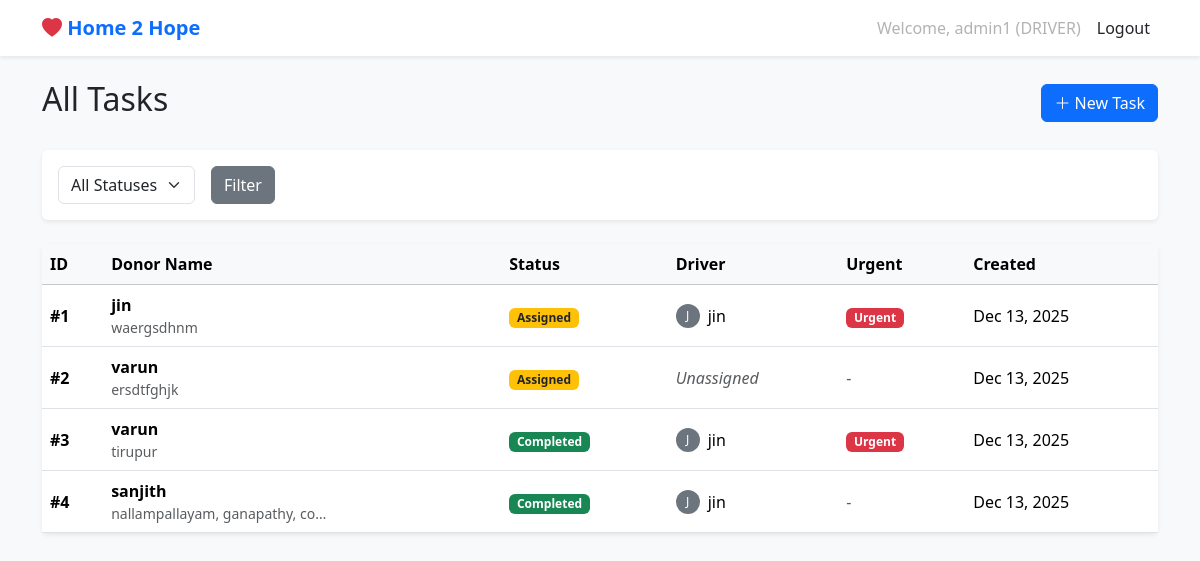
The page /tasks/ (signed in) on the database as committed earlier.
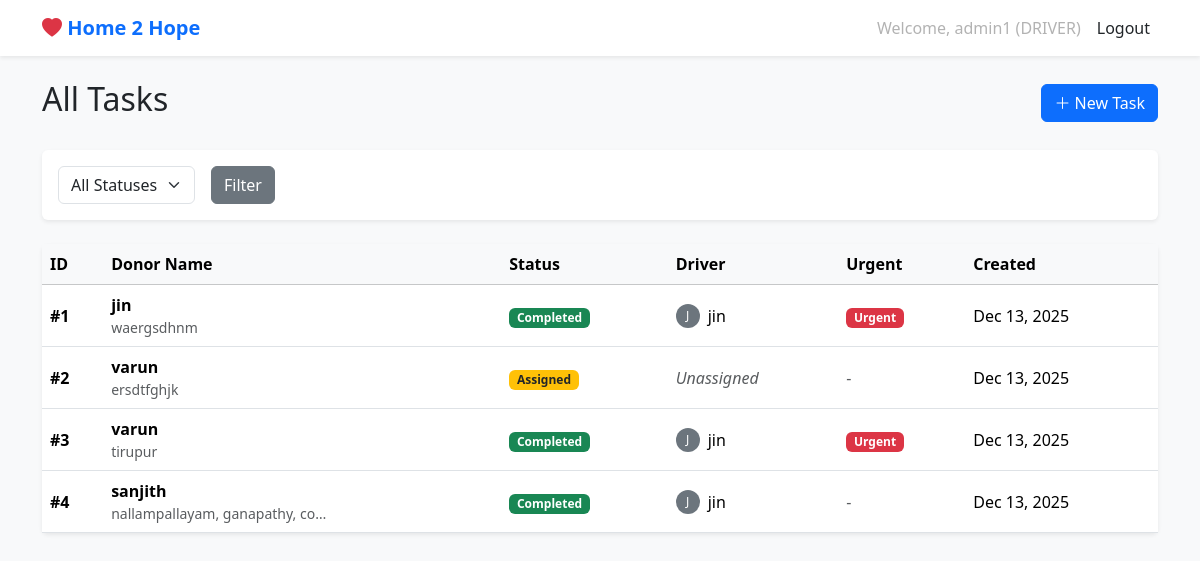
The same page on the database as committed later.
### core/models.py (models this page shows, shortened)
class Task(models.Model):
    STATUS_ASSIGNED = 'ASSIGNED'
    STATUS_IN_PROGRESS = 'IN_PROGRESS'
    STATUS_COMPLETED = 'COMPLETED'
    STATUS_CHOICES = [
        (STATUS_ASSIGNED, 'Assigned'),
        (STATUS_IN_PROGRESS, 'In Progress'),
        (STATUS_COMPLETED, 'Completed'),
    ]
    donor_name = models.CharField(max_length=255)
    address = models.TextField()
    phone_numbers = models.CharField(max_length=255, help_text="Comma-separated phone numbers")
    location_link = models.URLField(max_length=500, help_text="Google Maps Share Link")
    CATEGORY_CHOICES = [
        ('FURNITURE', 'Furniture'),
        ('CLOTHES', 'Clothes'),
        ('ELECTRONICS', 'Electronics'),
        ('FOOD', 'Food'),
        ('BOOKS', 'Books'),
        ('OTHER', 'Other'),
    ]
    category = models.CharField(max_length=50, choices=CATEGORY_CHOICES, default='OTHER')
    is_urgent = models.BooleanField(default=False)
    assigned_to = models.ForeignKey(User, on_delete=models.SET_NULL, null=True, blank=True, related_name='assigned_tasks')
    created_by = models.ForeignKey(User, on_delete=models.CASCADE, related_name='created_tasks')
    status = models.CharField(max_length=20, choices=STATUS_CHOICES, default=STATUS_ASSIGNED)
    created_at = models.DateTimeField(auto_now_add=True)
    updated_at = models.DateTimeField(auto_now=True)
    completed_at = models.DateTimeField(null=True, blank=True)
    visitor_form_filled = models.BooleanField(default=False)
    trust_notice_given = models.BooleanField(default=False)

class User(AbstractUser):
    ROLE_ADMIN = 'ADMIN'
    ROLE_DRIVER = 'DRIVER'
    ROLE_CHOICES = [
        (ROLE_ADMIN, 'Admin'),
        (ROLE_DRIVER, 'Driver'),
    ]
    role = models.CharField(max_length=10, choices=ROLE_CHOICES, default=ROLE_DRIVER)
    phone_number = models.CharField(max_length=20, blank=True)

### core/views.py (the view)
# urls.py: path('tasks/', views.TaskListView.as_view(), name='task_list'),
class TaskListView(AdminRequiredMixin, ListView):
    model = Task
    template_name = 'core/task_list.html'
    context_object_name = 'tasks'
    paginate_by = 10
    def get_queryset(self):
        queryset = super().get_queryset()
        status = self.request.GET.get('status')
        filter_type = self.request.GET.get('filter')
        if status:
            queryset = queryset.filter(status=status)
        if filter_type == 'pending':
            queryset = queryset.exclude(status='COMPLETED')
        elif filter_type == 'urgent':
            queryset = queryset.filter(is_urgent=True)
        elif filter_type == 'completed':
            queryset = queryset.filter(status='COMPLETED')
        return queryset.order_by('-created_at')
    def get_context_data(self, **kwargs):
        context = super().get_context_data(**kwargs)
        status = self.request.GET.get('status')
        context['is_assigned'] = (status == 'ASSIGNED')
        context['is_in_progress'] = (status == 'IN_PROGRESS')
        context['is_completed'] = (status == 'COMPLETED')
        return context

### core/views.py (called while the page is built)
    def test_func(self):
        return self.request.user.is_authenticated and (self.request.user.role == 'ADMIN' or self.request.user.is_superuser)

### templates/core/task_list.html (shortened to what this page needs)
{% extends 'base.html' %}
{% block content %}
<div class="d-flex justify-content-between align-items-center mb-4">
    <h2>All Tasks</h2>
    <a href="{% url 'task_create' %}" class="btn btn-primary"><i class="bi bi-plus-lg"></i> New Task</a>
</div>
<div class="card mb-4">
    <div class="card-body">
        <form method="get" class="row g-3">
            <div class="col-auto">
                <select name="status" id="status" class="form-select">
                    <option value="">All Statuses</option>
                </select>
            </div>
            <div class="col-auto">
                <button type="submit" class="btn btn-secondary">Filter</button>
            </div>
        </form>
    </div>
</div>
<div class="card">
    <div class="table-responsive">
        <table class="table table-hover align-middle mb-0">
            <thead class="table-light">
                <tr>
                    <th>ID</th>
                    <th>Donor Name</th>
                    <th>Status</th>
                    <th>Driver</th>
                    <th>Urgent</th>
                    <th>Created</th>
                </tr>
            </thead>
            <tbody>
                {% for task in tasks %}
                <tr class="clickable-row" data-href="{% url 'admin_task_detail' task.pk %}" style="cursor: pointer;">
                    <td>
                        <span class="fw-bold">#{{ forloop.counter }}</span>
                    </td>
                    <td>
                        <div class="fw-bold">{{ task.donor_name }}</div>
                        <div class="small text-muted">{{ task.address|truncatechars:30 }}</div>
                    </td>
                    <td>
                        <span
                            class="badge bg-{% if task.status == 'COMPLETED' %}success{% elif task.status == 'IN_PROGRESS' %}primary{% else %}warning text-dark{% endif %}">
                            {{ task.get_status_display }}
                        </span>
                    </td>
                    <td>
                        {% if task.assigned_to %}
                        <div class="d-flex align-items-center">
                            <div class="avatar bg-secondary text-white rounded-circle me-2 d-flex justify-content-center align-items-center"
                                style="width:24px; height:24px; font-size:12px;">
                                {{ task.assigned_to.username.0|upper }}
                            </div>
                            {{ task.assigned_to.username }}
                        </div>
                        {% else %}
                        <span class="text-muted fst-italic">Unassigned</span>
                        {% endif %}
                    </td>
                    <td>
                        {% if task.is_urgent %}
                        <span class="badge bg-danger">Urgent</span>
                        {% else %}
                        <span class="text-muted">-</span>
                        {% endif %}
                    </td>
                    <td>{{ task.created_at|date:"M d, Y" }}</td>
                </tr>
                {% empty %}
                <tr>
                    <td colspan="6" class="text-center py-4 text-muted">No tasks found.</td>
                </tr>
                {% endfor %}
            </tbody>
        </table>
    </div>
</div>
{% endblock %}

Rows that differ between the two databases and show on the page:
changed Task "waergsdhnm": status "Assigned" → "Completed"
